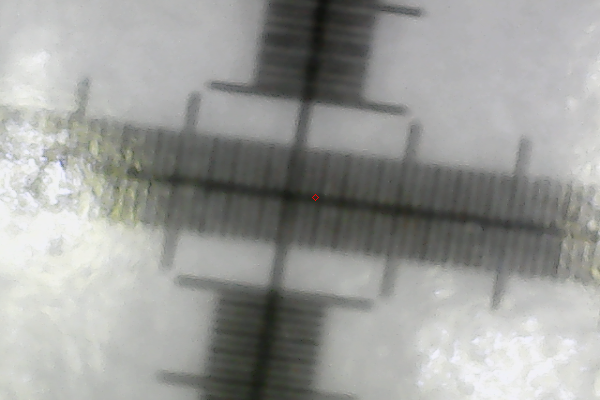
#> input picture app/public/opencv_frame_0.png, 600 x 400 px, found by its file name
$ python ImageProcessor.py
#> lines starting #> are read from the running program, lines starting #| are printed output that depends on the picture; long printed decimals are rounded
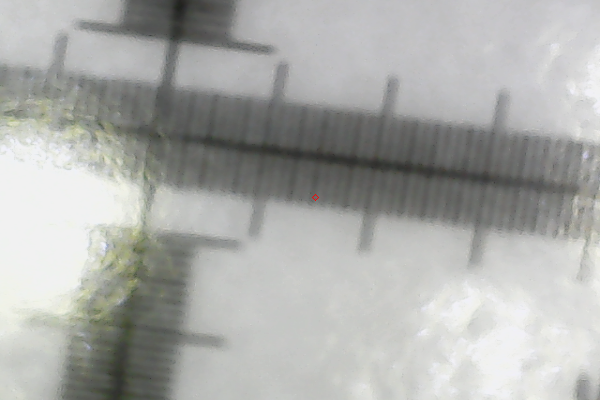
#> input picture app/public/opencv_frame_1.png, 600 x 400 px, found by its file name
import cv2 as cv
import numpy as np
import json
import base64
from PIL import Image
import io

def find_transformation(ref, input_frame, scale_factor=1, MIN_MATCH_COUNT=10, draw=False, printout=False):
#> called with scale_factor = 1, MIN_MATCH_COUNT = 10, draw = True, printout = True
    img1 = cv.resize(ref, None, fx=scale_factor, fy=scale_factor)
    img2 = cv.resize(input_frame, None, fx=scale_factor, fy=scale_factor)

    sift = cv.SIFT_create()
    kp1, des1 = sift.detectAndCompute(img1, None)
#> kp1 = 139 keypoints; strongest (x, y, size): (476, 222, 86.7), (179, 177, 75.6), (289, 180, 194.7), (293, 196, 64.9)
    kp2, des2 = sift.detectAndCompute(img2, None)
#> kp2 = 118 keypoints; strongest (x, y, size): (179, 137, 67.8), (208, 70, 35.8), (136, 60, 32.8), (187, 210, 34.4)

    flann = cv.FlannBasedMatcher(dict(algorithm=1, trees=5), dict(checks=50))
    matches = flann.knnMatch(des1, des2, k=2)
#> matches = 139 matches

    good = [m for m, n in matches if m.distance < 0.7 * n.distance]
#> good = 14 matches

    if len(good) > MIN_MATCH_COUNT:
        src_pts = np.float32([kp1[m.queryIdx].pt for m in good]).reshape(-1, 1, 2)
#> src_pts = 14 rows, first 8: [200.3, 225.2], [218.2, 85.68], [265.6, 85.18], [296.3, 157], [296.3, 157], [360.5, 50.53], [361.2, 304], [386.8, 286.3]
        dst_pts = np.float32([kp2[m.trainIdx].pt for m in good]).reshape(-1, 1, 2)
#> dst_pts = 14 rows, first 8: [178.2, 180], [229.1, 244], [133.2, 24.88], [164.5, 96.09], [164.5, 96.09], [423.3, 209.4], [229.1, 244], [254.6, 227.3]

        M, mask = cv.findHomography(src_pts, dst_pts, cv.RANSAC, 5.0)
#> M = [[0.956, 0.00333, -123.5], [-0.00296, 0.978, -58.51], [-8.82e-05, 1.58e-05, 1]]; mask = [0, 0, 1, 1, 1, 0, 1, 1, 1, 1, 1, 0, 0, 0]
        h, w = img1.shape
#> h = 400; w = 600
        pts = np.float32([[0, 0], [0, h-1], [w-1, h-1], [w-1, 0]]).reshape(-1, 1, 2)
#> pts = [[0, 0], [0, 399], [599, 399], [599, 0]]
        dst = cv.perspectiveTransform(pts, M)
#> dst = [[-123.5, -58.51], [-121.4, 329.5], [472.6, 345.9], [474.3, -63.64]]

        rect_dst = np.int32(dst)
#> rect_dst = [[-123, -58], [-121, 329], [472, 345], [474, -63]]
        h2, w2 = img2.shape
#> h2 = 400; w2 = 600
        dx = w2 // 2 - (rect_dst[0][0][0] + rect_dst[2][0][0]) // 2
#> dx = 126
        dy = h2 // 2 - (rect_dst[0][0][1] + rect_dst[2][0][1]) // 2
#> dy = 57
        theta = np.arctan2(M[1, 0], M[0, 0]) * 180 / np.pi
#> theta = -0.177

        if printout:
            print(f"Displacement (dx, dy): ({dx/scale_factor}, {dy/scale_factor})")
#| Displacement (dx, dy): (126.0, 57.0)
            print(f"Rotation angle (theta): {theta} degrees")
#| Rotation angle (theta): -0.1772 degrees

        if draw:
            draw_matches(img1, kp1, img2, kp2, good, mask)

        return dx/scale_factor, dy/scale_factor, theta
    else:
        print(f"Not enough matches found - {len(good)}/{MIN_MATCH_COUNT}")
        return None

def draw_matches(img1, kp1, img2, kp2, good, mask):
    draw_params = dict(matchColor=(0, 255, 0),
                       singlePointColor=None,
                       matchesMask=mask.ravel().tolist(),
                       flags=2)
#> draw_params = 4 items
    img3 = cv.drawMatches(img1, kp1, img2, kp2, good, None, **draw_params)
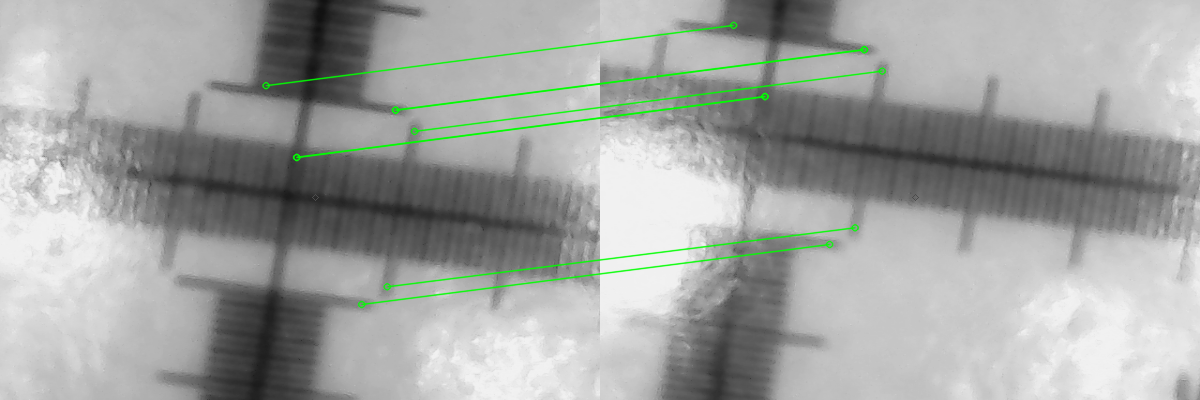
#> img3: shape (400, 1200, 3); mean of channels 0, 1, 2 162, 164.4, 162; drawn as B, G, R

    cv.imshow('Matches', img3)
    cv.waitKey(0)
    cv.destroyAllWindows()

# Main execution
if __name__ == "__main__":
    img1 = cv.imread('app/public/opencv_frame_0.png', 0)  # 180 theta
    img2 = cv.imread('app/public/opencv_frame_1.png', 0)

    # Compare test image with img1
    print(f"Comparing image 1 with image 2:")
    result1 = find_transformation(img1, img2, scale_factor=1, draw=True, printout=True)
#> result1 = (126, 57, -0.177)

    if result1:
        dx1, dy1, theta1 = result1
#> dx1 = 126; dy1 = 57; theta1 = -0.177
        print(f"Results for comparison with image 1:")
        print(f"Displacement (dx, dy): ({dx1:.2f}, {dy1:.2f})")
#| Displacement (dx, dy): (126.00, 57.00)
        print(f"Rotation angle (theta): {theta1:.2f} degrees")
#| Rotation angle (theta): -0.18 degrees

        # Create the JSON object with x, y, and theta wrapped in a transformation object
        json_data = {
            "transformation": {
                "x": round(dx1, 2),
                "y": round(dy1, 2),
                "theta": round(theta1, 2)
            }
        }

        # Write the JSON to a file
        with open("db.json", "w") as out_file:
            json.dump(json_data, out_file, indent=4)

        print("JSON data saved to 'data.json':", json_data)
#| JSON data saved to 'data.json': {'transformation': {'x': 126.0, 'y': 57.0, 'theta': -0.18}}
    else:
        print(f"Could not process images")
